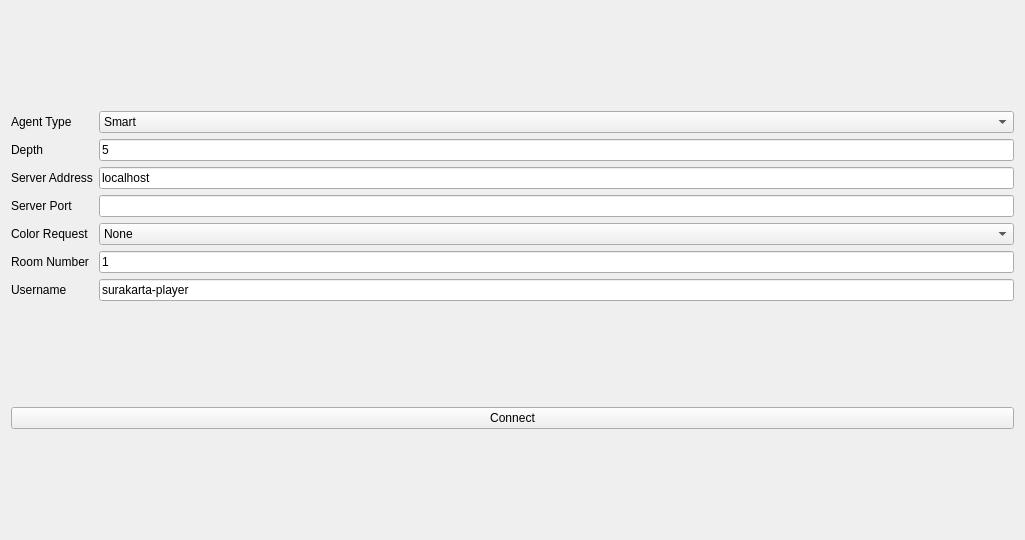
<?xml version="1.0" encoding="UTF-8"?>
<ui version="4.0">
 <class>SurakartaAgentSettingWidget</class>
 <widget class="QWidget" name="SurakartaAgentSettingWidget">
  <property name="geometry">
   <rect>
    <x>0</x>
    <y>0</y>
    <width>1025</width>
    <height>540</height>
   </rect>
  </property>
  <property name="windowTitle">
   <string>Form</string>
  </property>
  <layout class="QVBoxLayout" name="verticalLayout">
   <item>
    <layout class="QGridLayout" name="gridLayout">
     <item row="0" column="0">
      <widget class="QLabel" name="label">
       <property name="minimumSize">
        <size>
         <width>80</width>
         <height>0</height>
        </size>
       </property>
       <property name="text">
        <string>Agent Type</string>
       </property>
      </widget>
     </item>
     <item row="0" column="1">
      <widget class="QComboBox" name="comboBox">
       <item>
        <property name="text">
         <string>Smart</string>
        </property>
       </item>
       <item>
        <property name="text">
         <string>Random</string>
        </property>
       </item>
       <item>
        <property name="text">
         <string>Let You Win</string>
        </property>
       </item>
       <item>
        <property name="text">
         <string>Server</string>
        </property>
       </item>
      </widget>
     </item>
     <item row="1" column="0">
      <widget class="QLabel" name="label_2">
       <property name="minimumSize">
        <size>
         <width>80</width>
         <height>0</height>
        </size>
       </property>
       <property name="text">
        <string>Depth</string>
       </property>
      </widget>
     </item>
     <item row="1" column="1">
      <widget class="QLineEdit" name="lineEdit">
       <property name="text">
        <string>5</string>
       </property>
      </widget>
     </item>
     <item row="2" column="0">
      <widget class="QLabel" name="label_server_address">
       <property name="text">
        <string>Server Address</string>
       </property>
      </widget>
     </item>
     <item row="2" column="1">
      <widget class="QLineEdit" name="lineEdit_server_address">
       <property name="text">
        <string>localhost</string>
       </property>
      </widget>
     </item>
     <item row="3" column="0">
      <widget class="QLabel" name="label_port">
       <property name="text">
        <string>Server Port</string>
       </property>
      </widget>
     </item>
     <item row="3" column="1">
      <widget class="QLineEdit" name="lineEdit_port"/>
     </item>
     <item row="4" column="0">
      <widget class="QLabel" name="label_color_request">
       <property name="text">
        <string>Color Request</string>
       </property>
      </widget>
     </item>
     <item row="4" column="1">
      <widget class="QComboBox" name="comboBox_color_request">
       <item>
        <property name="text">
         <string>None</string>
        </property>
       </item>
       <item>
        <property name="text">
         <string>Black</string>
        </property>
       </item>
       <item>
        <property name="text">
         <string>White</string>
        </property>
       </item>
      </widget>
     </item>
     <item row="5" column="0">
      <widget class="QLabel" name="label_room">
       <property name="text">
        <string>Room Number</string>
       </property>
      </widget>
     </item>
     <item row="5" column="1">
      <widget class="QLineEdit" name="lineEdit_room">
       <property name="text">
        <string>1</string>
       </property>
      </widget>
     </item>
     <item row="6" column="0">
      <widget class="QLabel" name="label_username">
       <property name="text">
        <string>Username</string>
       </property>
      </widget>
     </item>
     <item row="6" column="1">
      <widget class="QLineEdit" name="lineEdit_username">
       <property name="text">
        <string>surakarta-player</string>
       </property>
      </widget>
     </item>
    </layout>
   </item>
   <item>
    <widget class="QPushButton" name="pushButton_connect">
     <property name="text">
      <string>Connect</string>
     </property>
    </widget>
   </item>
  </layout>
 </widget>
 <resources/>
 <connections/>
</ui>
